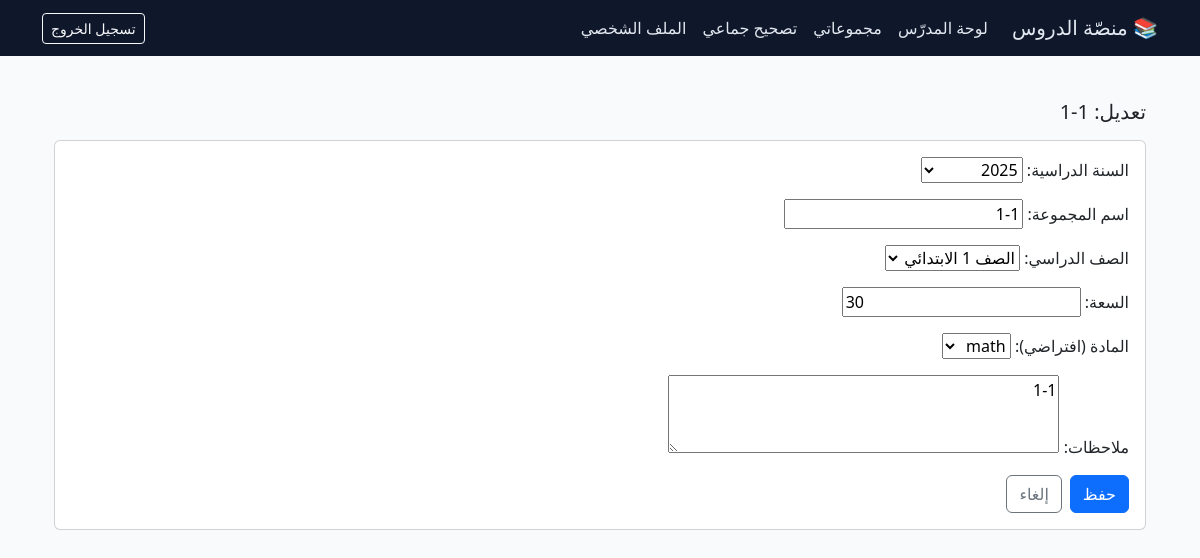
The app's page /dashboard/group/1/edit/ (signed in), older data.
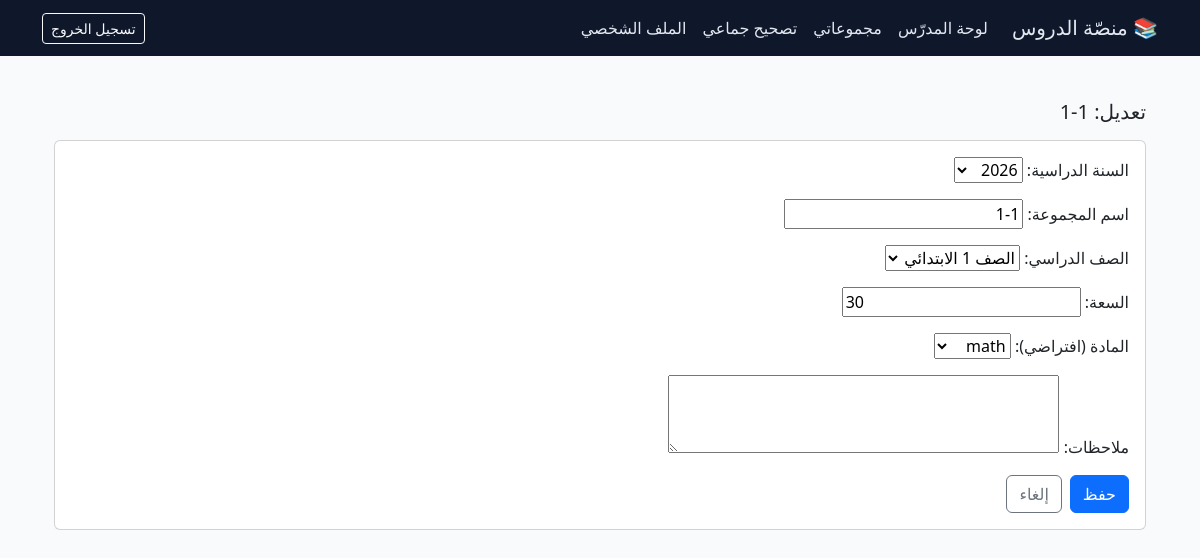
The same page, newer data.
### core/models.py (models this page shows, shortened)
class Group(models.Model):
    class Grade(models.TextChoices):
        G1 = "G1", _("الصف 1 الابتدائي")
        G2 = "G2", _("الصف 2 الابتدائي")
        G3 = "G3", _("الصف 3 الابتدائي  ")
        G4 = "G4", _("الصف 4 الابتدائي")
        G5 = "G5", _("الصف 5 الابتدائي")
        G6 = "G6",_("الصف 1 الاعدادي")
        G7 = "G7", _("الصف 2 الاعدادي")
        G8 = "G8", _("الصف 3 الاعدادي")
        G9 = "G9", _("الصف 1 الثانوي")
        G10 = "G10",_("الصف 2 الثانوي")
        G11 = "G11", _("الصف 3 الثانوي")
        OTHER = "OTHER", _("أخرى")
    academic_year = models.ForeignKey(
        AcademicYear,
        on_delete=models.CASCADE,
        related_name="groups",
        verbose_name=_("السنة الدراسية"),
    )
    name = models.CharField(_("اسم المجموعة"), max_length=100)
    grade = models.CharField(_("الصف الدراسي"), max_length=10, choices=Grade.choices)
    capacity = models.PositiveIntegerField(_("السعة"), default=30)
    teacher = models.ForeignKey(
        TeacherProfile,
        on_delete=models.PROTECT,
        related_name="teachergroups",
        verbose_name=_("المدرّس"),
    )
    subject = models.ForeignKey(
        Subject,
        on_delete=models.PROTECT,
        null=False,
        blank=False,
        related_name="groupssubject",
        verbose_name=_("المادة (افتراضي)"),
    )
    note = models.TextField(_("ملاحظات"), blank=True)
    class Meta:
        verbose_name = _("مجموعة")
        verbose_name_plural = _("مجموعات")
        unique_together = ("academic_year", "name")

### core/views.py (the view)
# urls.py: path("dashboard/group/<int:group_id>/edit/", views.group_edit, name="group_edit"),
@login_required
def group_edit(request, group_id):
    g = get_object_or_404(Group, id=group_id)
    if not _require_group_owner(request, g):
        return redirect("core:teacher_groups")
    if request.method == "POST":
        form = GroupForm(request.POST, instance=g)
        if form.is_valid():
            form.save()
            messages.success(request, "تم تحديث بيانات المجموعة.")
            return redirect("core:teacher_groups")
    else:
        form = GroupForm(instance=g)
    return render(
        request, "core/group_form.html", {"form": form, "title": f"تعديل: {g.name}"}
    )

### core/forms.py
class GroupForm(forms.ModelForm):
    class Meta:
        model = Group
        fields = ["academic_year", "name", "grade", "capacity", "subject", "note"]
        widgets = {
            "note": forms.Textarea(attrs={"rows": 3}),
        }
    def __init__(self, *args, **kwargs):
        super().__init__(*args, **kwargs)
        self.fields["subject"].required = True

### core/context_processors.py (called while the page is built)
def user_roles(request):
    u = getattr(request, "user", None)
    return {
        "is_auth": bool(u and u.is_authenticated),
        "is_teacher": bool(u and u.is_authenticated and hasattr(u, "teacherprofile")),
        "is_parent": bool(u and u.is_authenticated and hasattr(u, "parent_profile")),
        "is_student": bool(u and u.is_authenticated and hasattr(u, "student_profile")),
    }

### core/models.py (called while the page is built)
    def __str__(self):
        return self.name

    def __str__(self):
        return self.name

### core/templates/core/group_form.html
{% extends "base.html" %}
{% block content %}
<div class="container py-4">
  <h1 class="h5 mb-3">{{ title }}</h1>
  <form method="post" class="card p-3">{% csrf_token %}
    {{ form.as_p }}
    <div class="d-flex gap-2">
      <button class="btn btn-primary">حفظ</button>
      <a class="btn btn-outline-secondary" href="{% url 'core:teacher_groups' %}">إلغاء</a>
    </div>
  </form>
</div>
{% endblock %}

Row changes from the older to the newer data that the page shows:
changed Group "الصف 1 الابتدائي": academic_year "2025" → "2026"; note "1-1" → (not shown)
